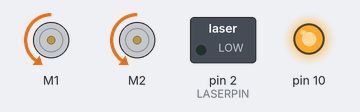
A sketch run on a simulated Arduino Uno, built with avr-gcc and run on an emulated ATmega328P. On the bench: 2 × DC motor (green arrow = forward, orange = backward, longer = faster), switched loads named in the sketch (green lamp = pin HIGH), output pins drawn as LEDs (lit = HIGH). Pins used as bus, display or sensor lines are not drawn; what the sketch prints to the serial monitor is not drawn.

Above: at 0.15 s.
Timing chart, 0 to 1.6 s (numbered marks = the images above):
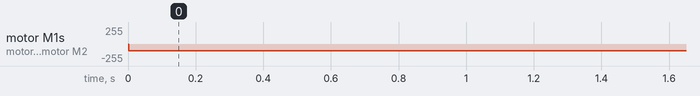

Measured:
- by itself, motor M1, motor M2: stopped → backward 100/255 at 0.00 s

The sketch:

CarMotors.ino
```cpp
#define SPEEDGAP 10
#define DELAYTIME 25
#define GAPRML 20
#define MINSPEED 20
#define MSGLEN 5
#define LASERPIN 2


#include <SPI.h>
#include <MirfMB.h>
#include <nRF24L01MB.h>
#include <MirfHardwareSpiDriverMB.h>
#include <Makeblock.h>
#include <Arduino.h>
#include <SoftwareSerial.h>
#include <Wire.h>

MeDCMotor motor3(M1);
MeDCMotor motor4(M2);

int SpeedR = 100;
int SpeedL = 255 - GAPRML;

void setup() {
 Serial.begin(9600);


  Mirf.spi = &MirfHardwareSpi;
  Mirf.init();    ////   I've CHANGED CE AND CSN to 9 10
  Mirf.setRADDR((byte *)"serv1");
  Mirf.payload = MSGLEN*sizeof(byte);
  Mirf.config();

pinMode(LASERPIN,OUTPUT);
}

void loop() {

  byte data[Mirf.payload];
  if(!Mirf.isSending() && Mirf.dataReady())
{
    Mirf.getData(data);

   for (int i=0; i<MSGLEN+1;i++)   Serial.println( (int)data[i] );


   if ((char)data[1]==1)   motor3.run(SpeedR);
   else   motor3.run(-SpeedR);
   if ((char)data[3]==1)   motor4.run(SpeedR);
   else   motor4.run(-SpeedR);

   delay(DELAYTIME);
   motor3.stop();
   motor4.stop();

   if (data[4] ==1 )
     digitalWrite(LASERPIN,HIGH);
   else
     digitalWrite(LASERPIN,LOW);
 /*
    motor3.run(SpeedR);
    motor4.run(SpeedR);
    delay(25);
    motor3.stop();
    motor4.stop();
 */
  }
}
```
